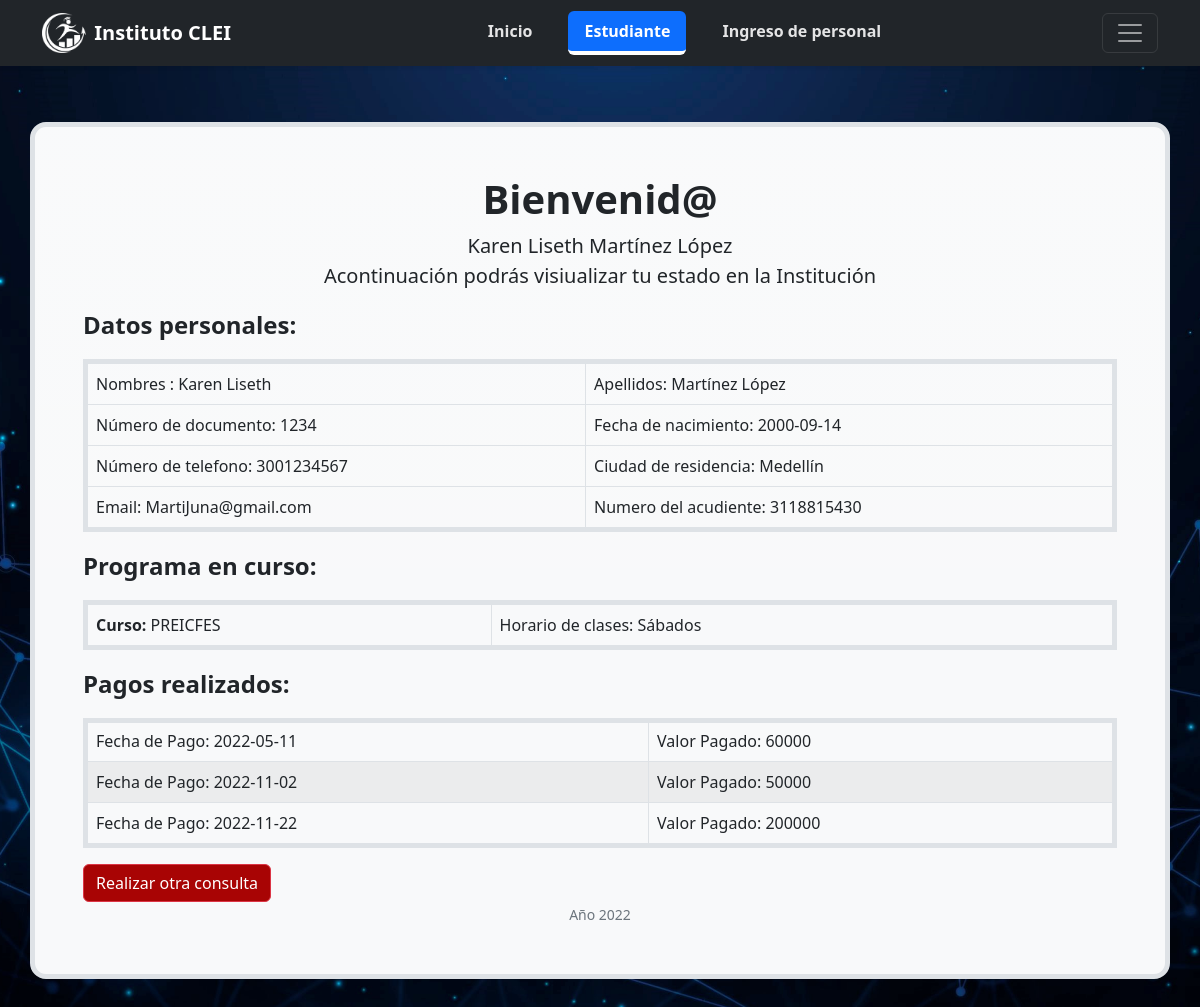
Page /paginas/consulta.php?documento=1234 on the committed database.
### tables this page shows
CREATE TABLE `estudiantes`  (
  `id_estudiante` int NOT NULL AUTO_INCREMENT,
  `documento_estudiante` int NOT NULL,
  `nombre_estudiante` varchar(50) NOT NULL,
  `apellido_estudiante` varchar(50) NULL DEFAULT NULL,
  `email_estudiante` varchar(50) NULL DEFAULT NULL,
  `fechadenacimiesto_estudiante` date NULL DEFAULT NULL,
  `numerocontacto_estudiante` varchar(255) NULL DEFAULT NULL,
  `ciudad_estudiante` varchar(255) NULL DEFAULT NULL,
  `discapacidad_estudiante` varchar(255) NULL DEFAULT NULL,
  `curso_estudiante` varchar(255) NULL DEFAULT NULL,
  `horario_estudiante` varchar(255) NULL DEFAULT NULL,
  `acudiente__estudiante` varchar(255) NULL DEFAULT NULL,
  PRIMARY KEY (`id_estudiante`, `documento_estudiante`, `nombre_estudiante`) USING BTREE
);

CREATE TABLE `financiero`  (
  `id_financiero` int NOT NULL AUTO_INCREMENT,
  `documentoestudiante_financiero` int NOT NULL,
  `fechadepago_financiero` date NULL DEFAULT NULL,
  `valorcancelado_financiero` int NULL DEFAULT NULL,
  `metododepago_financiero` varchar(20) NULL DEFAULT NULL,
  `referenciadepago_financiero` varchar(11) NULL DEFAULT NULL,
  `empleado_financiero` varchar(50) NULL DEFAULT NULL,
  `comprobante_financiero` varchar(255) NULL DEFAULT NULL,
  PRIMARY KEY (`id_financiero`, `documentoestudiante_financiero`) USING BTREE
);

### conexion/conexion.php (called while the page is built, shortened)
<?php
  class db_conexion {
  	public function conectar() {
  		$conexion = mysqli_connect(db_servidor,db_usuario,db_contrasena,db_base)
  		or die ('sin conexion a la base de datos');
  		return $conexion;
  	}
  }
?>

### paginas/consulta.php (the view, shortened to what this page needs)
<!DOCTYPE html>
<html lang="es" class="h-100 ">
<head>
    <link rel="stylesheet" href="../plugins/bootstrap/css/bootstrap.min.css">
    <link rel="stylesheet" href="../paginas/styles/mainstyles.css">
</head>
<body background="../media/imagenes/fondoprincipal.jpg" ;>
    <header>
        <div class="navbar fixed-top navbar-dark bg-dark shadow-sm">
            <div class="container">
                <a href="../index.html" class="navbar-brand d-flex align-items-center">
                    <img src="../media/logo/logoinstitutoclei.png" class="me-2" wsidth="40" height="40">
                    <strong>Instituto CLEI</strong>
                </a>
                <nav class="fw-bold nav nav-masthead nav-pills nav-fill justify-content-center float-md-end">
                    <ul class="nav nav-pills">
                        <a class="nav-link" style="margin-left: 20px" href="../index.html">Inicio</a>
                        <a class="nav-link active" aria-current="page" style="margin-left: 20px" href="../paginas/consultaestudiante.html">Estudiante</a>
                        <a class="nav-link" style="margin-left: 20px" href="../paginas/empleado.php">Ingreso de personal</a>
                    </ul>
                </nav>
                <button class="navbar-toggler " type="button" data-bs-toggle="collapse" data-bs-target="#navbarHeader" aria-controls="navbarHeader" aria-expanded="false" aria-label="Toggle navigation">
                    <span class="navbar-toggler-icon"></span>
                </button>
            </div>
        </div>
    </header>
    < <main style="padding-top: 50px;">
        <?php
        $consultaestudiante = $_GET["documento"];
        require_once '../conexion/conexion.php';
        $db = new db_conexion();
        $sql = "SELECT * FROM estudiantes
        WHERE documento_estudiante ='$consultaestudiante'";
        $resultado = mysqli_query($db->conectar(), $sql);
        while ($registro = mysqli_fetch_array($resultado)) {
        ?>
            <div class="container p-4 p-md-12 border rounded-4 border bg-light bg-gradient p-2 border-5 text-center" style="padding: 100px;">
                <h1 class="fs-8 fw-bolder">Bienvenid@</h1>
                <p class="fs-5" ><?php echo $registro['nombre_estudiante'] . " " . $registro['apellido_estudiante']; ?> <br> Acontinuación podrás visiualizar tu estado en la Institución </p>
                <div class="bd-example-snippet bd-code-snippet text-start">
                    <p class="fs-4 text fw-bolder" ;>Datos personales:</p>
                    <div class="bd-example">
                        <table class="table  table-bordered border border-5">
                            <tbody>
                                <tr>
                                    <td scope="col"> Nombres :<?php echo " " . $registro['nombre_estudiante']; ?></td>
                                    <td scope="col">Apellidos: <?php echo  " " . $registro['apellido_estudiante']; ?></td>
                                </tr>
                                <tr>
                                    <td>Número de documento:<?php echo  " " . $registro['documento_estudiante']; ?></td>
                                    <td>Fecha de nacimiento:<?php echo " " . $registro['fechadenacimiesto_estudiante']; ?></td>
                                </tr>
                                <tr>
                                    <td>Número de telefono:<?php echo " " . $registro['numerocontacto_estudiante']; ?></td>
                                    <td>Ciudad de residencia:<?php echo " " . $registro['ciudad_estudiante']; ?> </td>
                                </tr>
                                <tr>
                                    <td scope="col">Email:<?php echo " " . $registro['email_estudiante']; ?></td>
                                    <td scope="col">Numero del acudiente: <?php echo  " " . $registro['acudiente__estudiante']; ?></td>
                                </tr>
                            </tbody>
                        </table>
                    </div>
                    <p class="fs-4 text fw-bolder" ;>Programa en curso:</p>
                    <div class="bd-example">
                        <table class="table  table-bordered border border-5">
                            <tbody>
                                <tr>
                                    <td scope="col"> <strong>Curso: </strong><?php echo " " . $registro['curso_estudiante']; ?></td>
                                    <td scope="col">Horario de clases: <?php echo  " " . $registro['horario_estudiante']; ?></td>
                                </tr>
                            </tbody>
                        </table>
                    </div>
                    <p class="fs-4 text fw-bolder";>Pagos realizados:</p>
                    <div class="bd-example">
                        <table class="table table-striped table-bordered border border-5">
                            <tbody>
                                <tr>
                                    <?php
                                    $sql2 = "SELECT * FROM financiero
                                    WHERE documentoestudiante_financiero ='$consultaestudiante'";
                                    $resultado2 = mysqli_query($db->conectar(), $sql2);
                                    while ($registro2 = mysqli_fetch_array($resultado2)) {
                                        $db->db_cerrar()
                                    ?>
                                <tr>
                                    <td scope="col"> Fecha de Pago:<?php echo " " . $registro2['fechadepago_financiero']; ?></td>
                                    <td scope="col"> Valor Pagado:<?php echo " " . $registro2['valorcancelado_financiero']; ?></td>
                                </tr>
                    </div>
                <?php
                                    }
                ?>
                <div class="dropdown">
                    <a href="../paginas/consultaestudiante.php"><button type="button" class="btn btn-danger" style="background-color: rgb(168, 4, 4);">Realizar otra consulta</button></a>
                </div>
            <small class="text-muted"> Año 2022</small>
        <?php
        }
        ?>
</body>
</html>

### paginas/styles/mainstyles.css (style rules this page uses)
body { padding-top: 3rem; padding-bottom: 3rem; }
.nav-masthead .nav-link { color: rgba(255, 255, 255, 0.877); border-bottom: .25rem solid transparent; }
.nav-masthead .nav-link + .nav-link { margin-left: 8rem; }
.nav-masthead .active { color: #fff; border-bottom-color: #fff; }
.p-4 { padding: 3rem!important; }

### paginas/consulta.php (style rules this page uses)
body { background-image: url('../media/imagenes/fondoprincipal.jpg'); background-repeat: no-repeat; background-attachment: fixed; background-size: cover; background-position: center center; }

### rows in the picture
estudiantes: nombre_estudiante "Karen Liseth", apellido_estudiante "Martínez López", documento_estudiante "1234", fechadenacimiesto_estudiante "2000-09-14", numerocontacto_estudiante "3001234567", ciudad_estudiante "Medellín", email_estudiante "MartiJuna@gmail.com", acudiente__estudiante "3118815430", curso_estudiante "PREICFES", horario_estudiante "Sábados"
financiero: fechadepago_financiero "2022-05-11", valorcancelado_financiero "60000"
financiero: fechadepago_financiero "2022-11-02", valorcancelado_financiero "50000"
financiero: fechadepago_financiero "2022-11-22", valorcancelado_financiero "200000"
